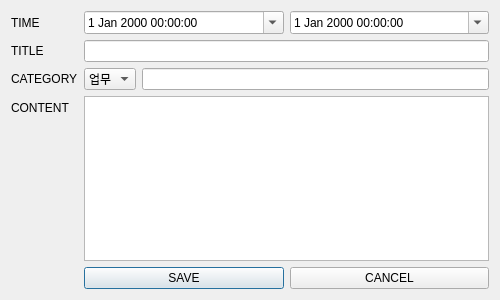
<?xml version="1.0" encoding="UTF-8"?>
<ui version="4.0">
 <class>ScheduleEditorDialog</class>
 <widget class="QDialog" name="ScheduleEditorDialog">
  <property name="geometry">
   <rect>
    <x>0</x>
    <y>0</y>
    <width>500</width>
    <height>300</height>
   </rect>
  </property>
  <property name="minimumSize">
   <size>
    <width>500</width>
    <height>300</height>
   </size>
  </property>
  <property name="maximumSize">
   <size>
    <width>500</width>
    <height>300</height>
   </size>
  </property>
  <property name="windowTitle">
   <string>ScheduleEditor</string>
  </property>
  <layout class="QFormLayout" name="formLayout">
   <item row="0" column="0">
    <widget class="QLabel" name="lblTime">
     <property name="text">
      <string>TIME</string>
     </property>
    </widget>
   </item>
   <item row="0" column="1">
    <layout class="QHBoxLayout" name="horizontalLayout">
     <item>
      <widget class="QDateTimeEdit" name="deStart">
       <property name="calendarPopup">
        <bool>true</bool>
       </property>
      </widget>
     </item>
     <item>
      <widget class="QDateTimeEdit" name="deEnd">
       <property name="calendarPopup">
        <bool>true</bool>
       </property>
      </widget>
     </item>
    </layout>
   </item>
   <item row="1" column="0">
    <widget class="QLabel" name="lblTitle">
     <property name="text">
      <string>TITLE</string>
     </property>
    </widget>
   </item>
   <item row="1" column="1">
    <widget class="QLineEdit" name="leTitle"/>
   </item>
   <item row="2" column="0">
    <widget class="QLabel" name="lblCategory">
     <property name="text">
      <string>CATEGORY</string>
     </property>
    </widget>
   </item>
   <item row="2" column="1">
    <layout class="QHBoxLayout" name="horizontalLayout_3">
     <item>
      <widget class="QComboBox" name="cbCategory">
       <property name="currentIndex">
        <number>0</number>
       </property>
       <item>
        <property name="text">
         <string>업무</string>
        </property>
        <property name="icon">
         <iconset resource="resources.qrc">
          <normaloff>:/icons/work.svg</normaloff>:/icons/work.svg</iconset>
        </property>
       </item>
       <item>
        <property name="text">
         <string>약속</string>
        </property>
        <property name="icon">
         <iconset resource="resources.qrc">
          <normaloff>:/icons/promise.svg</normaloff>:/icons/promise.svg</iconset>
        </property>
       </item>
       <item>
        <property name="text">
         <string>운동</string>
        </property>
        <property name="icon">
         <iconset resource="resources.qrc">
          <normaloff>:/icons/exercise.svg</normaloff>:/icons/exercise.svg</iconset>
        </property>
       </item>
       <item>
        <property name="text">
         <string>공부</string>
        </property>
        <property name="icon">
         <iconset resource="resources.qrc">
          <normaloff>:/icons/study.svg</normaloff>:/icons/study.svg</iconset>
        </property>
       </item>
       <item>
        <property name="text">
         <string>취미</string>
        </property>
        <property name="icon">
         <iconset resource="resources.qrc">
          <normaloff>:/icons/hobby.svg</normaloff>:/icons/hobby.svg</iconset>
        </property>
       </item>
       <item>
        <property name="text">
         <string>기타</string>
        </property>
        <property name="icon">
         <iconset resource="resources.qrc">
          <normaloff>:/icons/default.svg</normaloff>:/icons/default.svg</iconset>
        </property>
       </item>
      </widget>
     </item>
     <item>
      <widget class="QLineEdit" name="leCategoryDetail">
       <property name="text">
        <string/>
       </property>
       <property name="readOnly">
        <bool>false</bool>
       </property>
      </widget>
     </item>
    </layout>
   </item>
   <item row="3" column="0">
    <widget class="QLabel" name="lblContent">
     <property name="text">
      <string>CONTENT</string>
     </property>
    </widget>
   </item>
   <item row="3" column="1">
    <widget class="QTextEdit" name="teContent"/>
   </item>
   <item row="4" column="1">
    <layout class="QHBoxLayout" name="horizontalLayout_7">
     <item>
      <widget class="QPushButton" name="btnSave">
       <property name="text">
        <string>SAVE</string>
       </property>
      </widget>
     </item>
     <item>
      <widget class="QPushButton" name="btnCancel">
       <property name="text">
        <string>CANCEL</string>
       </property>
      </widget>
     </item>
    </layout>
   </item>
  </layout>
 </widget>
 <resources>
  <include location="resources.qrc"/>
 </resources>
 <connections/>
</ui>
